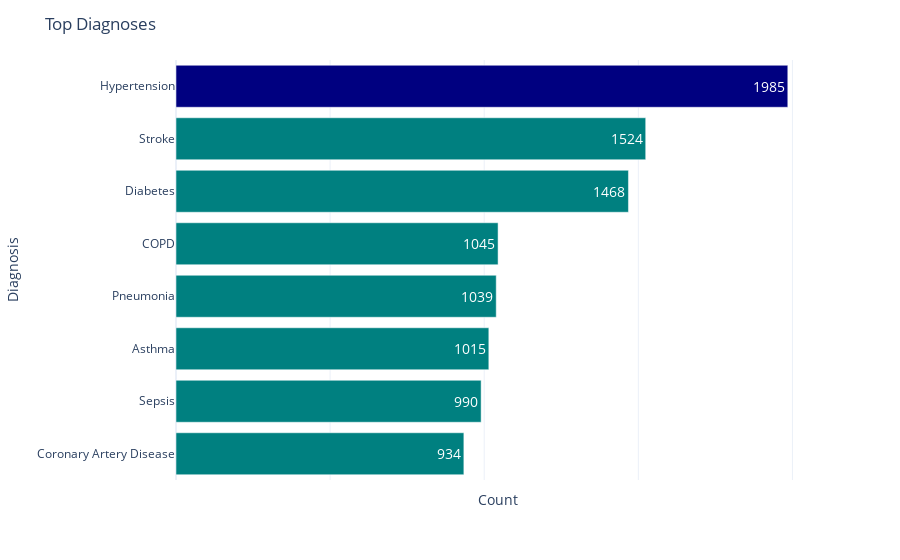

Notebook source saved alongside this figure:
### Code cell
import plotly.express as px

# Prepare data
df_counts = df["Diagnosis"].value_counts().reset_index()
df_counts.columns = ["Diagnosis", "Count"]

# Define colors (Top Diagnosis in Navy Blue, Others in Gray)
colors = ["navy"] + ["teal"] * (len(df_counts) - 1)

# Create an interactive horizontal bar chart
fig = px.bar(df_counts, 
             x="Count", 
             y="Diagnosis", 
             text="Count", 
             orientation='h', 
             color=df_counts["Diagnosis"],
             color_discrete_sequence=colors)

# Customize layout
fig.update_traces(textposition="auto", textfont_size=14)
fig.update_layout(title="Top Diagnoses",
                  xaxis=dict(showticklabels=False),
                  yaxis=dict(title="Diagnosis"), 
                  showlegend=False,
                  template="plotly_white")

# Show the plot
fig.show()

### Figure 1 — Plotly figure (JSON) as saved in the notebook; plotly's stock layout.template omitted (floating-point values rounded to 4 significant figures)
{"data": [{"alignmentgroup": "True", "hovertemplate": "Diagnosis=%{y}<br>Count=%{text}<extra></extra>", "legendgroup": "Hypertension", "marker": {"color": "navy", "pattern": {"shape": ""}}, "name": "Hypertension", "offsetgroup": "Hypertension", "orientation": "h", "showlegend": true, "text": [1985], "textfont": {"size": 14}, "textposition": "auto", "type": "bar", "x": [1985], "xaxis": "x", "y": ["Hypertension"], "yaxis": "y"}, {"alignmentgroup": "True", "hovertemplate": "Diagnosis=%{y}<br>Count=%{text}<extra></extra>", "legendgroup": "Stroke", "marker": {"color": "teal", "pattern": {"shape": ""}}, "name": "Stroke", "offsetgroup": "Stroke", "orientation": "h", "showlegend": true, "text": [1524], "textfont": {"size": 14}, "textposition": "auto", "type": "bar", "x": [1524], "xaxis": "x", "y": ["Stroke"], "yaxis": "y"}, {"alignmentgroup": "True", "hovertemplate": "Diagnosis=%{y}<br>Count=%{text}<extra></extra>", "legendgroup": "Diabetes", "marker": {"color": "teal", "pattern": {"shape": ""}}, "name": "Diabetes", "offsetgroup": "Diabetes", "orientation": "h", "showlegend": true, "text": [1468], "textfont": {"size": 14}, "textposition": "auto", "type": "bar", "x": [1468], "xaxis": "x", "y": ["Diabetes"], "yaxis": "y"}, {"alignmentgroup": "True", "hovertemplate": "Diagnosis=%{y}<br>Count=%{text}<extra></extra>", "legendgroup": "COPD", "marker": {"color": "teal", "pattern": {"shape": ""}}, "name": "COPD", "offsetgroup": "COPD", "orientation": "h", "showlegend": true, "text": [1045], "textfont": {"size": 14}, "textposition": "auto", "type": "bar", "x": [1045], "xaxis": "x", "y": ["COPD"], "yaxis": "y"}, {"alignmentgroup": "True", "hovertemplate": "Diagnosis=%{y}<br>Count=%{text}<extra></extra>", "legendgroup": "Pneumonia", "marker": {"color": "teal", "pattern": {"shape": ""}}, "name": "Pneumonia", "offsetgroup": "Pneumonia", "orientation": "h", "showlegend": true, "text": [1039], "textfont": {"size": 14}, "textposition": "auto", "type": "bar", "x": [1039], "xaxis": "x", "y": ["Pneumonia"], "yaxis": "y"}, {"alignmentgroup": "True", "hovertemplate": "Diagnosis=%{y}<br>Count=%{text}<extra></extra>", "legendgroup": "Asthma", "marker": {"color": "teal", "pattern": {"shape": ""}}, "name": "Asthma", "offsetgroup": "Asthma", "orientation": "h", "showlegend": true, "text": [1015], "textfont": {"size": 14}, "textposition": "auto", "type": "bar", "x": [1015], "xaxis": "x", "y": ["Asthma"], "yaxis": "y"}, {"alignmentgroup": "True", "hovertemplate": "Diagnosis=%{y}<br>Count=%{text}<extra></extra>", "legendgroup": "Sepsis", "marker": {"color": "teal", "pattern": {"shape": ""}}, "name": "Sepsis", "offsetgroup": "Sepsis", "orientation": "h", "showlegend": true, "text": [990], "textfont": {"size": 14}, "textposition": "auto", "type": "bar", "x": [990], "xaxis": "x", "y": ["Sepsis"], "yaxis": "y"}, {"alignmentgroup": "True", "hovertemplate": "Diagnosis=%{y}<br>Count=%{text}<extra></extra>", "legendgroup": "Coronary Artery Disease", "marker": {"color": "teal", "pattern": {"shape": ""}}, "name": "Coronary Artery Disease", "offsetgroup": "Coronary Artery Disease", "orientation": "h", "showlegend": true, "text": [934], "textfont": {"size": 14}, "textposition": "auto", "type": "bar", "x": [934], "xaxis": "x", "y": ["Coronary Artery Disease"], "yaxis": "y"}], "layout": {"barmode": "relative", "legend": {"title": {"text": "Diagnosis"}, "tracegroupgap": 0}, "margin": {"t": 60}, "showlegend": false, "title": {"text": "Top Diagnoses"}, "xaxis": {"anchor": "y", "domain": [0, 1], "showticklabels": false, "title": {"text": "Count"}}, "yaxis": {"anchor": "x", "categoryarray": ["Coronary Artery Disease", "Sepsis", "Asthma", "Pneumonia", "COPD", "Diabetes", "Stroke", "Hypertension"], "categoryorder": "array", "domain": [0, 1], "title": {"text": "Diagnosis"}}}}
